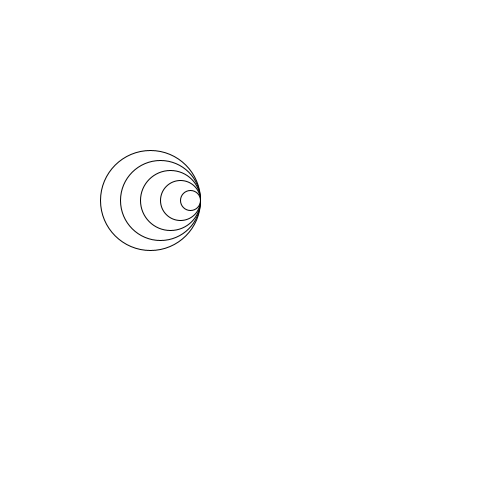
Frame 1 (no input)
Frame 60 (the mouse pressed at the canvas centre just before this capture): identical to frame 1, image omitted
Frame 120 (the mouse held since frame 60 and released just before this capture): identical to frame 1, image omitted

The Processing sketch that drew this single still picture (run headless with seeded random() and noise(); from frame 60 on, the mouse is pressed at the canvas centre):

// Processing sketch: Opdracht_6
// ── Opdracht_6.pde
void setup(){
  size(500,500);
}

void draw(){
 background(255,255,255);
 int sizeA = 100;
 for(int i = 0; i < 5; i++){
   
  ellipse(200 - sizeA/2,200,sizeA,sizeA);
  sizeA -= 20;
 }
}

void drwaRightC(int sizeA){
  for(int i = 0; i < 5; i++){
    ellipse(200 - sizeA/2,200,sizeA,sizeA);
    sizeA -= 20;
  }  
}
